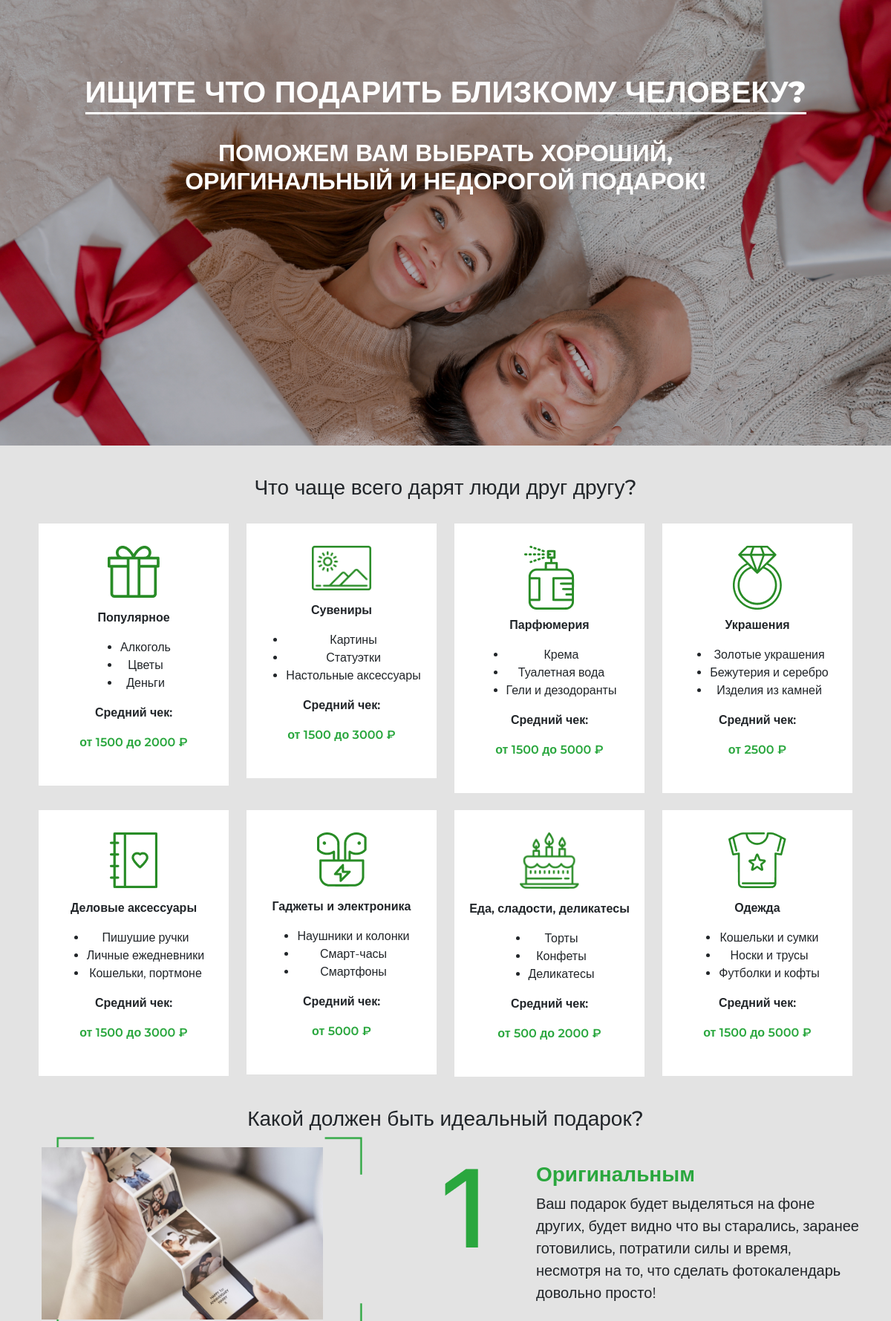
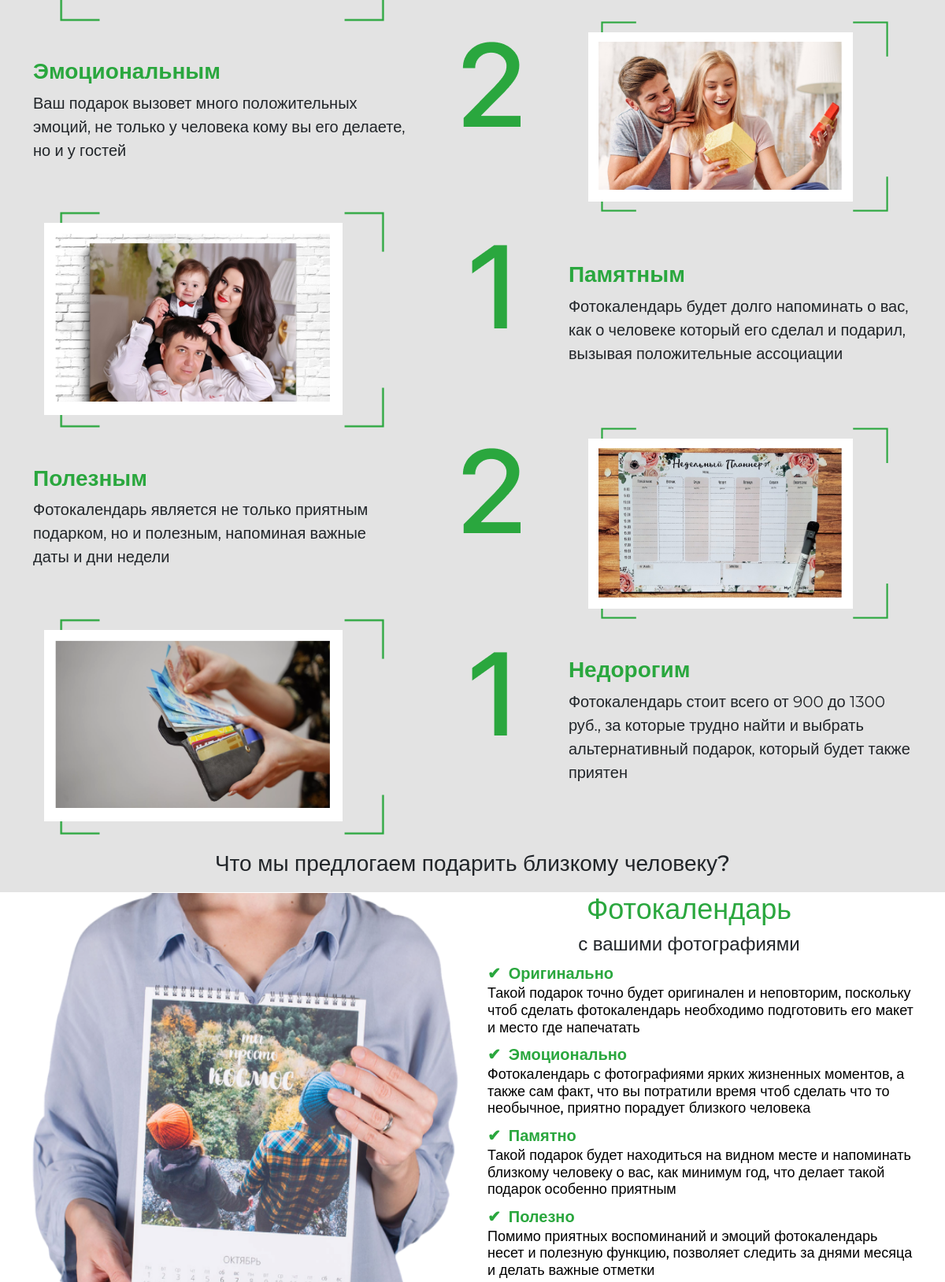
The page / (upper part) on the database its author committed (2 pictures, top to bottom).
### main/models.py (models this page shows, shortened)
class Setting(models.Model):
    title = models.CharField(max_length=50, blank=True, null=True)
    subtitle_1 = models.CharField(max_length=50, blank=True, null=True)
    subtitle_2 = models.CharField(max_length=50, blank=True, null=True)
    title_image = models.ImageField(upload_to='banner', blank=True, null=True)
    is_active_cards = models.BooleanField(default=True)
    cards = models.CharField(max_length=50, blank=True, null=True)
    is_active_examples = models.BooleanField(default=True)
    examples = models.CharField(max_length=50, blank=True, null=True)
    is_active_offers = models.BooleanField(default=True)
    offers = models.CharField(max_length=50, blank=True, null=True)
    is_active_calendars = models.BooleanField(default=True)
    calendars = models.CharField(max_length=50, blank=True, null=True)
    is_active_reviews = models.BooleanField(default=True)
    reviews = models.CharField(max_length=50, blank=True, null=True)
    is_active_manual = models.BooleanField(default=True)
    manual = models.CharField(max_length=50, blank=True, null=True)

class Card(models.Model):
    image = models.ImageField(upload_to='CardIco', blank=True, null=True, help_text="Выберите изображение для карточки")
    title = models.CharField(max_length=32, unique=True, blank=True, null=True)
    list_1 = models.CharField(max_length=32, blank=True, null=True)
    list_2 = models.CharField(max_length=32, blank=True, null=True)
    list_3 = models.CharField(max_length=32, blank=True, null=True)
    text = models.CharField(max_length=25, blank=True, null=True)
    cost = models.CharField(max_length=25, blank=True, null=True)

class Example(models.Model):
    is_active_1 = models.BooleanField(default=True)
    number_1 = models.IntegerField(
        blank=True,
        null=True,
        validators=[
            MaxValueValidator(9),
            MinValueValidator(0)  # если нужно ограничить минимальное значение
        ]
    )
    image_1 = models.ImageField(upload_to='Examples', blank=True, null=True)
    title_1 = models.CharField(max_length=300, blank=True, null=True)
    text_1 = models.TextField(max_length=300, blank=True, null=True)
    is_active_2 = models.BooleanField(default=False)
    number_2 = models.IntegerField(
        blank=True,
        null=True,
        validators=[
            MaxValueValidator(9),
            MinValueValidator(0)  # если нужно ограничить минимальное значение
        ]
    )
    image_2 = models.ImageField(upload_to='Examples', blank=True, null=True)
    title_2 = models.CharField(max_length=300, blank=True, null=True)
    text_2 = models.TextField(max_length=300, blank=True, null=True)

class Offer(models.Model):
    image = models.ImageField(upload_to='Offer', blank=True, null=True)
    title = models.CharField(max_length=30, blank=True, null=True)
    subtitle = models.CharField(max_length=40, blank=True, null=True)

### main/views.py (the view)
# urls.py: path('', index, name='index'),
def index(request):
    context = {
        'settings': Setting.objects.first(),
        'examples': Example.objects.all(),
        'offers': Offer.objects.first(),
        'calendars': Calendar.objects.all(),
        'reviews': Review.objects.all(),
        'manual': Manual.objects.first(),
        'cards': Card.objects.all(),
    }
    return render(request, 'main/index.html', context)

### main/templates/main/index.html (shortened to what this page needs)
<!DOCTYPE html>
<html lang="en">
<head>
    <link rel="stylesheet" href="../../../static/css/style.css">
    <link href="https://cdn.jsdelivr.net/npm/bootstrap@5.3.3/dist/css/bootstrap.min.css" rel="stylesheet">
</head>
<body>
    <div class="head">
        <div class="title">
            <h1>{% if settings.title %}{{ settings.title }}{% endif %}</h1>
            <h2>{% if settings.subtitle_1 %}{{ settings.subtitle_1 }}{% endif %} <br> {% if settings.subtitle_2 %}{{ settings.subtitle_2 }}{% endif %}</h2>
        </div>
    </div>
    <main>
        <section-one>
            {% if settings.is_active_cards %}
                <div class="cards">
                    <div class="container text-center">
                        {% if settings.cards %}<h3>{{ settings.cards }}</h3>{% endif %}
                        <div class="row custom-container">
                            {% for card in cards %}
                                <div class="col-12 col-md-6 col-xl-3">
                                    <div class="card">
                                        <div class="img">
                                            <img src="{{ card.image.url }}" alt="">
                                        </div>
                                        <p>{{ card.title }}</p>
                                        <ul>
                                            {% if card.list_1 %}
                                                <li>{{ card.list_1 }}</li>
                                            {% endif %}
                                            {% if card.list_2 %}
                                                <li>{{ card.list_2 }}</li>
                                            {% endif %}
                                            {% if card.list_3 %}
                                                <li>{{ card.list_3 }}</li>
                                            {% endif %}
                                        </ul>
                                        <p>{{ card.text }}</p>
                                        <p class="price">{{ card.cost }}</p>
                                    </div>
                                </div>
                            {% endfor %}
                        </div>
                    </div>
                </div>
            {% endif %}
        </section-one>
        <section-two>
            {% if settings.is_active_examples %}
                <div class="present">
                    <div class="container">
                        {% if settings.examples %}<h3>{{ settings.examples }}</h3>{% endif %}
                            {% for ex in examples %}
                                {% if ex.is_active_1 %}
                                    <div class="block">
                                        <div class="pictures">
                                            <div class="image-container">
                                                <img src="{{ ex.image_1.url }}" alt="" class="inner">
                                            </div>
                                        </div>
                                        <div class="digit"><img src="../../../static/images/1.png" alt=""></div>
                                        <div class="text">
                                            <h4>{{ ex.title_1 }}</h4>
                                            <p>{{ ex.text_1 }}</p>
                                        </div>
                                    </div>
                                {% endif %}
                                {% if ex.is_active_2 %}
                                    <div class="block">
                                    <div class="text">
                                        <h4>{{ ex.title_2 }}</h4>
                                        <p>{{ ex.text_2 }}</p>
                                    </div>
                                    <div class="digit"><img src="../../../static/images/2.png" alt=""></div>
                                        <div class="image-container">
                                            <img src="{{ ex.image_2.url }}" alt="" class="inner">
                                        </div>
                                        </div>
                                {% endif %}
                            {% endfor %}
                    </div>
                </div>
            {% endif %}
        </section-two>
        <section-three>
            {% if settings.is_active_offers %}
                <div class="calendar">
                    <div class="calendar_title">
                        {% if settings.offers %}<h3>{{ settings.offers }}</h3>{% endif %}
                    </div>
                    <div class="flex_calendar_container">
                        <div class="photo">
                            {% if offers.image %}<img src="{{ offers.image.url }}" alt="photocalendar">{% endif %}
                        </div>
                        <div class="text">
                            <div class="text_head">
                                <h3 class="head highlighted">{{ offers.title }}</h3>
                                <h3 class="under_head">{{ offers.subtitle }}</h3>
                            </div>
                            <div class="lines_of_text">
                                <ul>
                                    <li class="highlighted">Оригинально
                                        <h4>Такой подарок точно будет оригинален и неповторим, поскольку чтоб сделать фотокалендарь необходимо подготовить его макет и место где напечатать</h4>
                                    </li>
                                    <li class="highlighted">Эмоционально
                                        <h4>Фотокалендарь с фотографиями ярких жизненных моментов, а также сам факт, что вы потратили время чтоб сделать что то необычное, приятно порадует близкого человека</h4>
                                    </li>
                                    <li class="highlighted">Памятно
                                        <h4>Такой подарок будет находиться на видном месте и напоминать близкому человеку о вас, как минимум год, что делает такой подарок особенно приятным</h4>
                                    </li>
                                    <li class="highlighted">Полезно
                                        <h4>Помимо приятных воспоминаний и эмоций фотокалендарь несет и полезную функцию, позволяет следить за днями месяца и делать важные отметки</h4>
                                    </li>
                                </ul>
                            </div>
                        </div>
                    </div>
                </div>
            {% endif %}
        </section-three>
    </main>
</body>
</html>

### static/css/style.css (style rules this page uses)
* { font-family: "Montserrat", sans-serif; margin: 0; padding: 0; }
.title { background-image: linear-gradient(rgba(0,0,0,0.3),rgba(0,0,0,0.3)),url("../images/header.png"); background-size: cover; background-position: center; width: 100%; height: 600px; color: white; text-align: center; }
.title h1 { padding-top: 100px; display: inline-block; border-bottom: 3px solid white; padding-bottom: 3px; font-weight: 800; }
.title h2 { padding-top: 25px; font-weight: 700; }
.cards { background-color: #e3e3e3; padding: 40px; }
.card { display: flex; justify-content: center; align-items: center; border: none!important; border-radius: 0% !important; padding-top: 30px; padding-bottom: 30px; margin-top: 23px; }
.card p { font-weight: 600; }
.card .price { color: #2AA73E; ; }
.card .img { display: inline-block; max-height: 80px; margin-bottom: 15px; max-width: 80px; }
.img img { max-width: 100%; }
.present { background-color: #e3e3e3; text-align: center; }
.block { display: flex; justify-content: space-between; align-items: center; }
.image-container { position: relative; width: 480px; height: auto; }
.inner { position: absolute; top:15px; left: 15px; width: 450px; height: auto; }
.digit { width: 335px; height: 190px; }
.text { width: 37%; text-align: left; font-size: 20px; }
.text h4 { color: #2AA73E; font-weight: 600; font-size: 28px; }
@media (max-width: 1400px) { .inner { width: 79%; left: 14px; top: 14px; } }
@media (max-width: 1400px) { .digit { width: 22%; } }
@media (max-width: 1400px) { .present .text { width: 48%; } }
.calendar { width: 100%; }
.calendar_title { width: auto; text-align: center; background-color: #e3e3e3; }
.calendar_title h3 { margin-bottom: 0; padding-bottom: 20px; padding-top: 20px; }
.flex_calendar_container { display: flex; justify-content: center; align-items: center; flex-wrap: wrap; }
.flex_calendar_container .photo img { height: 637px; width: 550px; margin: 0; }
.flex_calendar_container .text { width: 48%; }
.highlighted { color: #2AA73E; }
.text_head { text-align: center; }
.text_head .head { font-size: 36px; }
.text_head .under_head { font-size: 24px; }
.lines_of_text { height: 550px; }
.lines_of_text li { list-style-type: none; font-size: 20px; font-weight: bold; font-style: normal; }
.lines_of_text li::before { content: "✔"; padding-right: 0.5em; }
.lines_of_text li h4 { font-weight: 500; color: black; font-size: 18px; }
@media (min-width: 1200px) { body { font-size: 0.9rem; } }

### rows shown on the page
Setting: title "ИЩИТЕ ЧТО ПОДАРИТЬ БЛИЗКОМУ ЧЕЛОВЕКУ?", subtitle_1 "ПОМОЖЕМ ВАМ ВЫБРАТЬ ХОРОШИЙ,", subtitle_2 "ОРИГИНАЛЬНЫЙ И НЕДОРОГОЙ ПОДАРОК!", cards "Что чаще всего дарят люди друг другу?", examples "Какой должен быть идеальный подарок?", offers "Что мы предлогаем подарить близкому человеку?"
Card: image (picture), title "Популярное", list_1 "Алкоголь", list_2 "Цветы", list_3 "Деньги", text "Средний чек:", cost "от 1500 до 2000 ₽"
Card: image (picture), title "Сувениры", list_1 "Картины", list_2 "Статуэтки", list_3 "Настольные аксессуары", text "Средний чек:", cost "от 1500 до 3000 ₽"
Card: image (picture), title "Парфюмерия", list_1 "Крема", list_2 "Туалетная вода", list_3 "Гели и дезодоранты", text "Средний чек:", cost "от 1500 до 5000 ₽"
Card: image (picture), title "Украшения", list_1 "Золотые украшения", list_2 "Бежутерия и серебро", list_3 "Изделия из камней", text "Средний чек:", cost "от 2500 ₽"
Card: image (picture), title "Деловые аксессуары", list_1 "Пишушие ручки", list_2 "Личные ежедневники", list_3 "Кошельки, портмоне", text "Средний чек:", cost "от 1500 до 3000 ₽"
Card: image (picture), title "Гаджеты и электроника", list_1 "Наушники и колонки", list_2 "Смарт-часы", list_3 "Смартфоны", text "Средний чек:", cost "от 5000 ₽"
Card: image (picture), title "Еда, сладости, деликатесы", list_1 "Торты", list_2 "Конфеты", list_3 "Деликатесы", text "Средний чек:", cost "от 500 до 2000 ₽"
Card: image (picture), title "Одежда", list_1 "Кошельки и сумки", list_2 "Носки и трусы", list_3 "Футболки и кофты", text "Средний чек:", cost "от 1500 до 5000 ₽"
Example: image_1 (picture), is_active_1 True (drawn), title_1 "Оригинальным", text_1 "Ваш подарок будет выделяться на фоне других, будет видно что вы старались, заранее готовились, потратили силы и время, несмотря на то, что сделать фотокалендарь довольно просто!", title_2 "Эмоциональным", text_2 "Ваш подарок вызовет много положительных эмоций, не только у человека кому вы его делаете, но и у гостей", is_active_2 True (drawn), image_2 (picture)
Example: image_1 (picture), is_active_1 True (drawn), title_1 "Памятным", text_1 "Фотокалендарь будет долго напоминать о вас, как о человеке который его сделал и подарил, вызывая положительные ассоциации", title_2 "Полезным", text_2 "Фотокалендарь является не только приятным подарком, но и полезным, напоминая важные даты и дни недели", is_active_2 True (drawn), image_2 (picture)
Example: image_1 (picture), is_active_1 True (drawn), title_1 "Недорогим", text_1 "Фотокалендарь стоит всего от 900 до 1300 руб., за которые трудно найти и выбрать альтернативный подарок, который будет также приятен"
Offer: image (picture), title "Фотокалендарь", subtitle "с вашими фотографиями"
